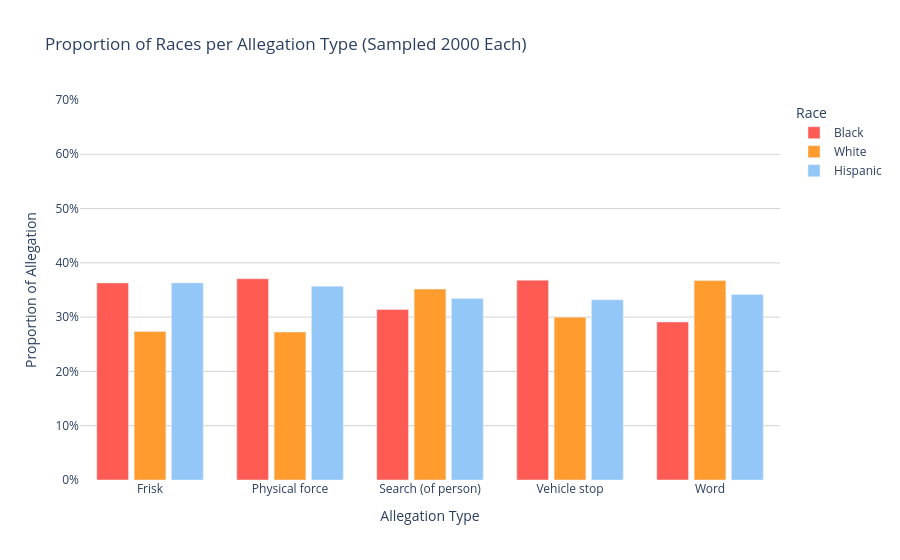

Notebook cell for this chart:
### Code cell
import pandas as pd
import plotly.express as px

# Step 1: Define target races and sample size
target_races = ['Black', 'White', 'Hispanic']
n_per_race = 2000

# Step 2: Sample with replacement to get a balanced dataset
balanced_samples = (
    df[df['complainant_ethnicity'].isin(target_races)]
    .groupby('complainant_ethnicity')
    .apply(lambda x: x.sample(n=n_per_race, replace=True, random_state=42))
    .reset_index(drop=True)
)

# Step 3: Filter to only specific allegations
selected_allegations = [
    'Frisk',
    'Physical force',
    'Search (of person)',
    'Vehicle stop',
    'Word'
]
filtered = balanced_samples[balanced_samples['allegation'].isin(selected_allegations)]

# Step 4: Count complaints by allegation and race
counts = (
    filtered.groupby(['allegation', 'complainant_ethnicity'])
    .size()
    .reset_index(name='count')
)

# Step 5: Compute proportions per allegation group
totals = counts.groupby('allegation')['count'].transform('sum')
counts['proportion'] = counts['count'] / totals

# Step 6: Plot
fig = px.bar(
    counts,
    x='allegation',
    y='proportion',
    color='complainant_ethnicity',
    barmode='group',
    color_discrete_map={
        'Black': '#ff5b55',
        'White': '#ff9c2d',
        'Hispanic': '#93c7f7'
    },
    category_orders={
        'complainant_ethnicity': ['Black', 'White', 'Hispanic'],
        'allegation': selected_allegations  # optional: keep x-axis in defined order
    },
    title='Proportion of Races per Allegation Type (Sampled 2000 Each)',
    labels={
        'allegation': 'Allegation Type',
        'proportion': 'Proportion of Allegation',
        'complainant_ethnicity': 'Race'
    }
)

fig.update_layout(
    yaxis_tickformat='.0%',
    plot_bgcolor='white',
    yaxis=dict(gridcolor='lightgray', range = [0, .7]),
    bargroupgap=0.15
)

fig.show()

### Figure 1 — Plotly figure (JSON) as saved in the notebook; plotly's stock layout.template omitted (floating-point values rounded to 4 significant figures)
{"data": [{"alignmentgroup": "True", "hovertemplate": "Race=Black<br>Allegation Type=%{x}<br>Proportion of Allegation=%{y}<extra></extra>", "legendgroup": "Black", "marker": {"color": "#ff5b55", "pattern": {"shape": ""}}, "name": "Black", "offsetgroup": "Black", "orientation": "v", "showlegend": true, "textposition": "auto", "type": "bar", "x": ["Frisk", "Physical force", "Search (of person)", "Vehicle stop", "Word"], "xaxis": "x", "y": [0.3631, 0.3707, 0.3142, 0.3682, 0.2912], "yaxis": "y"}, {"alignmentgroup": "True", "hovertemplate": "Race=White<br>Allegation Type=%{x}<br>Proportion of Allegation=%{y}<extra></extra>", "legendgroup": "White", "marker": {"color": "#ff9c2d", "pattern": {"shape": ""}}, "name": "White", "offsetgroup": "White", "orientation": "v", "showlegend": true, "textposition": "auto", "type": "bar", "x": ["Frisk", "Physical force", "Search (of person)", "Vehicle stop", "Word"], "xaxis": "x", "y": [0.2738, 0.2725, 0.3516, 0.3, 0.3673], "yaxis": "y"}, {"alignmentgroup": "True", "hovertemplate": "Race=Hispanic<br>Allegation Type=%{x}<br>Proportion of Allegation=%{y}<extra></extra>", "legendgroup": "Hispanic", "marker": {"color": "#93c7f7", "pattern": {"shape": ""}}, "name": "Hispanic", "offsetgroup": "Hispanic", "orientation": "v", "showlegend": true, "textposition": "auto", "type": "bar", "x": ["Frisk", "Physical force", "Search (of person)", "Vehicle stop", "Word"], "xaxis": "x", "y": [0.3631, 0.3567, 0.3342, 0.3318, 0.3415], "yaxis": "y"}], "layout": {"bargroupgap": 0.15, "barmode": "group", "legend": {"title": {"text": "Race"}, "tracegroupgap": 0}, "plot_bgcolor": "white", "title": {"text": "Proportion of Races per Allegation Type (Sampled 2000 Each)"}, "xaxis": {"anchor": "y", "categoryarray": ["Frisk", "Physical force", "Search (of person)", "Vehicle stop", "Word"], "categoryorder": "array", "domain": [0, 1], "title": {"text": "Allegation Type"}}, "yaxis": {"anchor": "x", "domain": [0, 1], "gridcolor": "lightgray", "range": [0, 0.7], "tickformat": ".0%", "title": {"text": "Proportion of Allegation"}}}}
